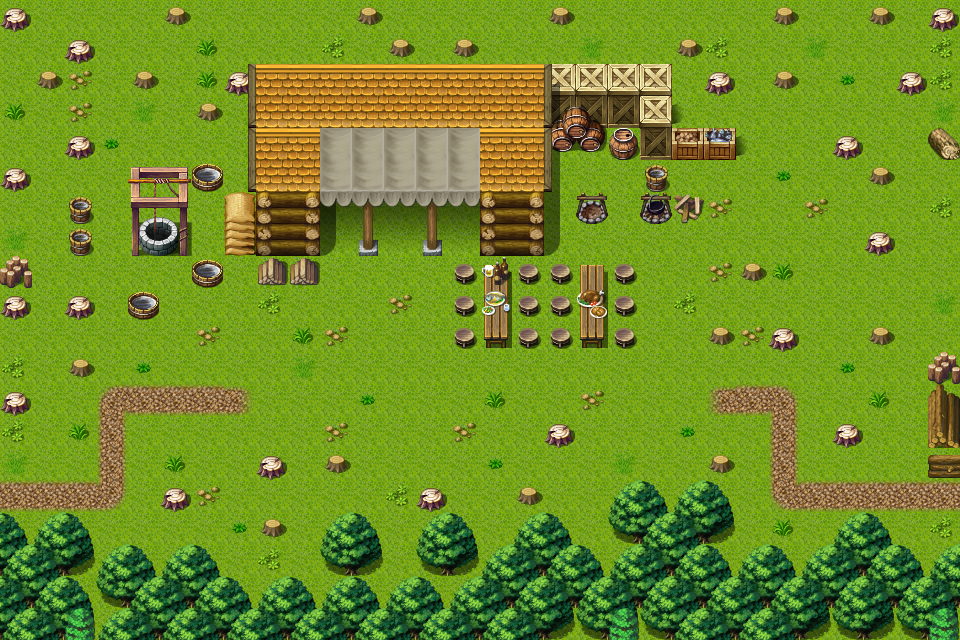

A level layout from a 2D game, rendered from its tile map. Below: a short description, then the map file with tile-grid data replaced by summaries:
An orthogonal 30x20 tile map with 32x32 px tiles, 3 tile layers (Ground, Objects, Above), 1 hidden layer not drawn, 40 tilesets and 16 objects (8x mapchange, 8x spawn).

<map version="1.0" orientation="orthogonal" width="30" height="20" tilewidth="32" tileheight="32">
 <properties>
  <property name="outside" value="1" />
 </properties>
 <tileset firstgid="1" name="map_bed_1" tilewidth="32" tileheight="32">
  <image source="../drawable/map_bed_1.png" width="512" height="256" />
 </tileset>
 <tileset firstgid="129" name="map_border_1" tilewidth="32" tileheight="32">
  <image source="../drawable/map_border_1.png" width="512" height="256" />
 </tileset>
 <tileset firstgid="257" name="map_bridge_1" tilewidth="32" tileheight="32">
  <image source="../drawable/map_bridge_1.png" width="512" height="256" />
 </tileset>
 <tileset firstgid="385" name="map_broken_1" tilewidth="32" tileheight="32">
  <image source="../drawable/map_broken_1.png" width="512" height="256" />
 </tileset>
 <tileset firstgid="513" name="map_cavewall_1" tilewidth="32" tileheight="32">
  <image source="../drawable/map_cavewall_1.png" width="576" height="192" />
 </tileset>
 <tileset firstgid="621" name="map_cavewall_2" tilewidth="32" tileheight="32">
  <image source="../drawable/map_cavewall_2.png" width="576" height="192" />
 </tileset>
 <tileset firstgid="729" name="map_cavewall_3" tilewidth="32" tileheight="32">
  <image source="../drawable/map_cavewall_3.png" width="576" height="192" />
 </tileset>
 <tileset firstgid="837" name="map_chair_table_1" tilewidth="32" tileheight="32">
  <image source="../drawable/map_chair_table_1.png" width="512" height="256" />
 </tileset>
 <tileset firstgid="965" name="map_crate_1" tilewidth="32" tileheight="32">
  <image source="../drawable/map_crate_1.png" width="512" height="256" />
 </tileset>
 <tileset firstgid="1093" name="map_cupboard_1" tilewidth="32" tileheight="32">
  <image source="../drawable/map_cupboard_1.png" width="512" height="256" />
 </tileset>
 <tileset firstgid="1221" name="map_curtain_1" tilewidth="32" tileheight="32">
  <image source="../drawable/map_curtain_1.png" width="512" height="256" />
 </tileset>
 <tileset firstgid="1349" name="map_entrance_1" tilewidth="32" tileheight="32">
  <image source="../drawable/map_entrance_1.png" width="512" height="256" />
 </tileset>
 <tileset firstgid="1477" name="map_fence_1" tilewidth="32" tileheight="32">
  <image source="../drawable/map_fence_1.png" width="512" height="256" />
 </tileset>
 <tileset firstgid="1605" name="map_fence_2" tilewidth="32" tileheight="32">
  <image source="../drawable/map_fence_2.png" width="512" height="256" />
 </tileset>
 <tileset firstgid="1733" name="map_ground_1" tilewidth="32" tileheight="32">
  <image source="../drawable/map_ground_1.png" width="512" height="256" />
 </tileset>
 <tileset firstgid="1861" name="map_ground_2" tilewidth="32" tileheight="32">
  <image source="../drawable/map_ground_2.png" width="512" height="256" />
 </tileset>
 <tileset firstgid="1989" name="map_ground_3" tilewidth="32" tileheight="32">
  <image source="../drawable/map_ground_3.png" width="512" height="256" />
 </tileset>
 <tileset firstgid="2117" name="map_ground_4" tilewidth="32" tileheight="32">
  <image source="../drawable/map_ground_4.png" width="512" height="256" />
 </tileset>
 <tileset firstgid="2245" name="map_ground_5" tilewidth="32" tileheight="32">
  <image source="../drawable/map_ground_5.png" width="512" height="256" />
 </tileset>
 <tileset firstgid="2373" name="map_ground_6" tilewidth="32" tileheight="32">
  <image source="../drawable/map_ground_6.png" width="512" height="256" />
 </tileset>
 <tileset firstgid="2501" name="map_ground_7" tilewidth="32" tileheight="32">
  <image source="../drawable/map_ground_7.png" width="512" height="256" />
 </tileset>
 <tileset firstgid="2629" name="map_ground_8" tilewidth="32" tileheight="32">
  <image source="../drawable/map_ground_8.png" width="512" height="256" />
 </tileset>
 <tileset firstgid="2757" name="map_indoor_1" tilewidth="32" tileheight="32">
  <image source="../drawable/map_indoor_1.png" width="512" height="256" />
 </tileset>
 <tileset firstgid="2885" name="map_kitchen_1" tilewidth="32" tileheight="32">
  <image source="../drawable/map_kitchen_1.png" width="512" height="256" />
 </tileset>
 <tileset firstgid="3013" name="map_outdoor_1" tilewidth="32" tileheight="32">
  <image source="../drawable/map_outdoor_1.png" width="512" height="256" />
 </tileset>
 <tileset firstgid="3141" name="map_pillar_1" tilewidth="32" tileheight="32">
  <image source="../drawable/map_pillar_1.png" width="512" height="256" />
 </tileset>
 <tileset firstgid="3269" name="map_plant_1" tilewidth="32" tileheight="32">
  <image source="../drawable/map_plant_1.png" width="512" height="256" />
 </tileset>
 <tileset firstgid="3397" name="map_rock_1" tilewidth="32" tileheight="32">
  <image source="../drawable/map_rock_1.png" width="512" height="256" />
 </tileset>
 <tileset firstgid="3525" name="map_roof_1" tilewidth="32" tileheight="32">
  <image source="../drawable/map_roof_1.png" width="512" height="256" />
 </tileset>
 <tileset firstgid="3653" name="map_roof_2" tilewidth="32" tileheight="32">
  <image source="../drawable/map_roof_2.png" width="512" height="256" />
 </tileset>
 <tileset firstgid="3781" name="map_shop_1" tilewidth="32" tileheight="32">
  <image source="../drawable/map_shop_1.png" width="512" height="256" />
 </tileset>
 <tileset firstgid="3909" name="map_sign_ladder_1" tilewidth="32" tileheight="32">
  <image source="../drawable/map_sign_ladder_1.png" width="512" height="256" />
 </tileset>
 <tileset firstgid="4037" name="map_table_1" tilewidth="32" tileheight="32">
  <image source="../drawable/map_table_1.png" width="512" height="256" />
 </tileset>
 <tileset firstgid="4165" name="map_trail_1" tilewidth="32" tileheight="32">
  <image source="../drawable/map_trail_1.png" width="512" height="256" />
 </tileset>
 <tileset firstgid="4293" name="map_tree_1" tilewidth="32" tileheight="32">
  <image source="../drawable/map_tree_1.png" width="512" height="256" />
 </tileset>
 <tileset firstgid="4421" name="map_wall_1" tilewidth="32" tileheight="32">
  <image source="../drawable/map_wall_1.png" width="512" height="256" />
 </tileset>
 <tileset firstgid="4549" name="map_wall_2" tilewidth="32" tileheight="32">
  <image source="../drawable/map_wall_2.png" width="480" height="256" />
 </tileset>
 <tileset firstgid="4669" name="map_wall_3" tilewidth="32" tileheight="32">
  <image source="../drawable/map_wall_3.png" width="480" height="256" />
 </tileset>
 <tileset firstgid="4789" name="map_window_1" tilewidth="32" tileheight="32">
  <image source="../drawable/map_window_1.png" width="512" height="256" />
 </tileset>
 <tileset firstgid="4917" name="map_window_2" tilewidth="32" tileheight="32">
  <image source="../drawable/map_window_2.png" width="512" height="256" />
 </tileset>
 <layer name="Ground" width="30" height="20">
  <data>[600 cells, 600 non-empty, 15 distinct tile ids]</data>
 </layer>
 <layer name="Objects" width="30" height="20">
  <data>[600 cells, 184 non-empty, 46 distinct tile ids]</data>
 </layer>
 <layer name="Above" width="30" height="20">
  <data>[600 cells, 65 non-empty, 20 distinct tile ids]</data>
 </layer>
 <layer name="Walkable" width="30" height="20" visible="0">
  <data>[600 cells, 175 non-empty, 1 distinct tile ids]</data>
 </layer>
 <objectgroup name="Mapevents" width="30" height="20" visible="0">
  <object name="east1" type="mapchange" x="928" y="32" width="32" height="96">
   <properties>
    <property name="map" value="roadtocarntower0" />
    <property name="place" value="west1" />
   </properties>
  </object>
  </objectgroup>
 <objectgroup name="Spawn" width="30" height="20" visible="0">
  <!-- 8 objects omitted --></objectgroup>
 <objectgroup name="Keys" width="30" height="20" visible="0" />
</map>
<!-- 15 of 16 objects omitted -->
